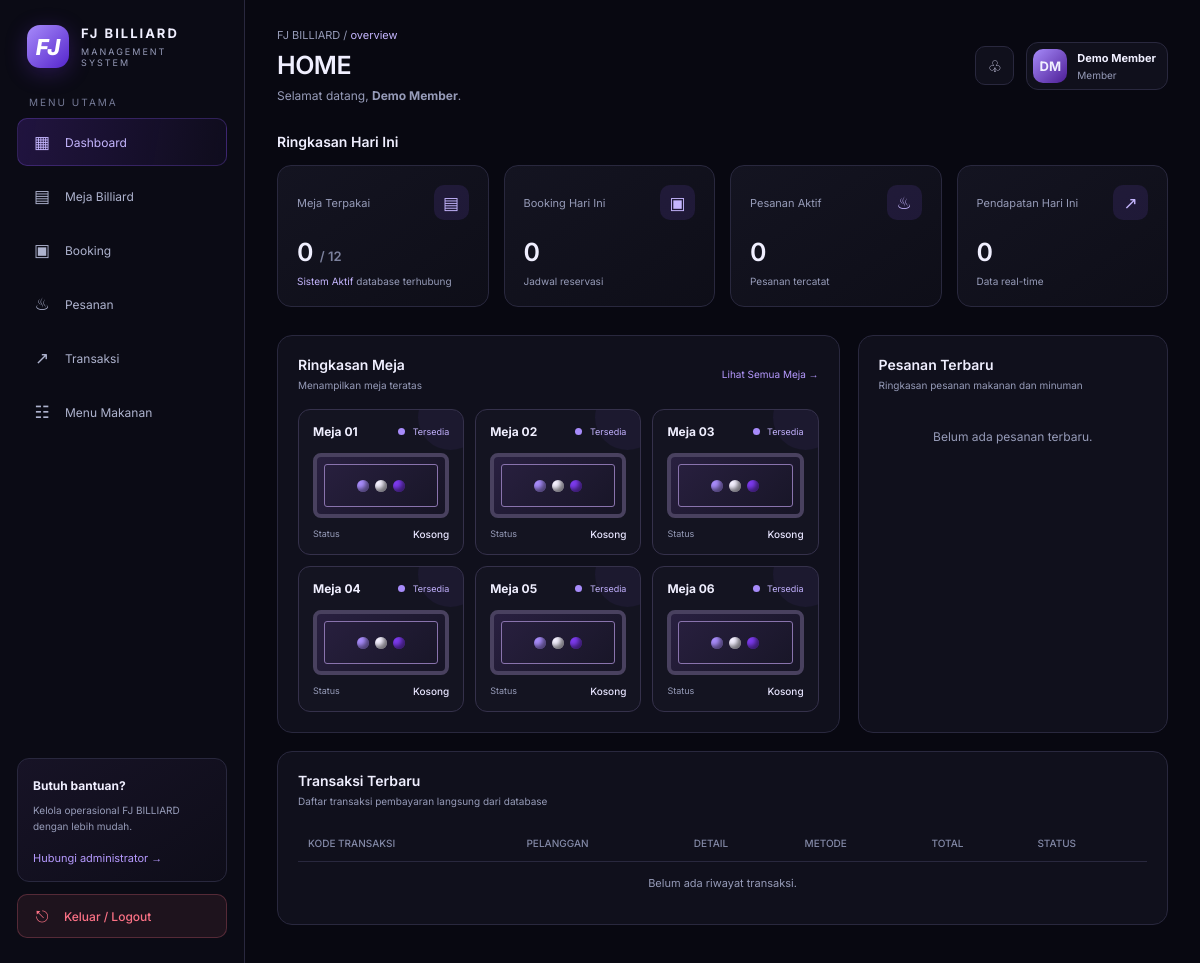
The app's page /dashboard (signed in) with its own data.
### tables this page shows
CREATE TABLE billiard_tables (
            id INTEGER PRIMARY KEY AUTOINCREMENT,
            table_number TEXT NOT NULL UNIQUE,
            is_active INTEGER NOT NULL DEFAULT 1
                CHECK (is_active IN (0, 1))
        );

### main.py (the view)
@app.route("/dashboard")
@login_required
def dashboard():
    conn = get_db()
    try:
        tables = conn.execute(
            "SELECT id, table_number, is_active FROM billiard_tables ORDER BY table_number"
        ).fetchall()
        recent_orders = conn.execute(
            """
            SELECT o.order_number, o.status,
                   COALESCE(u.full_name, 'Pelanggan Umum') as customer_name,
                   (SELECT SUM(quantity * unit_price) FROM order_items WHERE order_id = o.id) as total_price
            FROM orders o
            LEFT JOIN users u ON o.customer_id = u.id
            ORDER BY o.id DESC LIMIT 5
            """
        ).fetchall()
        recent_transactions = conn.execute(
            """
            SELECT p.payment_code, p.method, p.amount, p.status,
                   COALESCE(u.full_name, 'Pelanggan') as customer_name
            FROM payments p
            LEFT JOIN users u ON p.recorded_by = u.id
            ORDER BY p.id DESC LIMIT 5
            """
        ).fetchall()
        total_tables = len(tables)
        active_tables_count = conn.execute(
            "SELECT COUNT(DISTINCT table_id) FROM sessions WHERE status = 'active'"
        ).fetchone()[0]
    finally:
        conn.close()
    return render_template(
        "dashboard.html",
        nama=session.get("full_name", "Pengguna"),
        role=session.get("role", "member"),
        tables=tables,
        recent_orders=recent_orders,
        recent_transactions=recent_transactions,
        total_tables=total_tables,
        active_tables_count=active_tables_count
    )

### main.py (called while the page is built)
def get_db():
    conn = sqlite3.connect(DB_PATH)
    conn.row_factory = sqlite3.Row
    return conn

def login_required(view):
    @wraps(view)
    def wrapped(*args, **kwargs):
        if "user_id" not in session:
            return redirect(url_for("login"))
        return view(*args, **kwargs)
    return wrapped

### templates/dashboard.html (shortened to what this page needs)
<!DOCTYPE html>
<html lang="id">
<head>
</head>
<body data-user-name="{{ nama }}" data-user-role="{{ role }}">
  <div class="layout">
    <aside class="sidebar">
      <div class="brand">
        <div class="brand-icon">FJ</div>
        <div><strong>FJ BILLIARD</strong><small>MANAGEMENT SYSTEM</small></div>
      </div>
      <div>
        <div class="nav-label">MENU UTAMA</div>
        <nav class="nav" aria-label="Navigasi utama">
          <a href="/dashboard"><button class="active"><span class="nav-icon">▦</span>Dashboard</button></a>
          <a href="/meja"><button><span class="nav-icon">▤</span>Meja Billiard</button></a>
          <a href="/booking"><button><span class="nav-icon">▣</span>Booking</button></a>
          <a href="/pesanan"><button><span class="nav-icon">♨</span>Pesanan</button></a>
          <a href="/transaksi"><button><span class="nav-icon">↗</span>Transaksi</button></a>
          <a href="/menu"><button><span class="nav-icon">☷</span>Menu Makanan</button></a>
        </nav>
      </div>
      <div class="side-bottom">
        <div class="help-card">
          <strong>Butuh bantuan?</strong>
          <p>Kelola operasional FJ BILLIARD dengan lebih mudah.</p>
          <a href="#" id="helpLink">Hubungi administrator →</a>
        </div>
        <form action="/logout" method="POST" class="logout-form">
          <button type="submit" class="btn-logout">
            <span class="nav-icon">⎋</span>
            <span>Keluar / Logout</span>
          </button>
        </form>
      </div>
    </aside>
    <main class="main">
      <header class="topbar">
        <div>
          <div class="crumb">FJ BILLIARD / <span class="accent">overview</span></div>
          <h1 id="pageTitle">HOME</h1>
          <p class="welcome">Selamat datang, <strong id="userName">{{ nama }}</strong>.</p>
        </div>
        <div class="top-actions">
          <button class="icon-btn" id="notificationButton" title="Notifikasi">♧</button>
          <div class="profile">
            <div class="avatar" id="avatar">PG</div>
            <div><strong id="profileName">{{ nama }}</strong><small id="profileRole">{{ role | capitalize }}</small>
            </div>
          </div>
        </div>
      </header>
      <section>
        <h2 class="section-title">Ringkasan Hari Ini</h2>
        <div class="stats">
          <article class="stat">
            <div class="stat-head">Meja Terpakai <span class="stat-icon">▤</span></div>
            <div class="stat-value">{{ active_tables_count }} <span style="font-size:13px;color:#7c819d">/ {{
                total_tables }}</span></div>
            <div class="stat-foot"><span class="accent">Sistem Aktif</span> database terhubung</div>
          </article>
          <article class="stat">
            <div class="stat-head">Booking Hari Ini <span class="stat-icon">▣</span></div>
            <div class="stat-value">0</div>
            <div class="stat-foot">Jadwal reservasi</div>
          </article>
          <article class="stat">
            <div class="stat-head">Pesanan Aktif <span class="stat-icon">♨</span></div>
            <div class="stat-value">{{ recent_orders | length }}</div>
            <div class="stat-foot">Pesanan tercatat</div>
          </article>
          <article class="stat">
            <div class="stat-head">Pendapatan Hari Ini <span class="stat-icon">↗</span></div>
            <div class="stat-value">0</div>
            <div class="stat-foot">Data real-time</div>
          </article>
        </div>
      </section>
      <div class="content-grid">
        <section class="panel">
          <div class="panel-head">
            <div>
              <h2>Ringkasan Meja</h2>
              <p>Menampilkan meja teratas</p>
            </div>
            <a href="/meja" class="panel-link">Lihat Semua Meja →</a>
          </div>
          <div class="table-grid" id="tableGrid">
            {% for table in tables[:6] %}
            <article class="table-card" data-status="{{ 'busy' if not table['is_active'] else 'free' }}">
              <div class="table-top">
                <strong>Meja {{ table['table_number'] }}</strong>
                <span class="status {{ 'busy' if not table['is_active'] else '' }}">
                  <i class="dot {{ 'busy' if not table['is_active'] else 'free' }}"></i>
                  {{ 'Nonaktif' if not table['is_active'] else 'Tersedia' }}
                </span>
              </div>
              <div class="table-art">
                <div class="balls"><i class="ball"></i><i class="ball"></i><i class="ball"></i></div>
              </div>
              <div class="table-meta"><span>Status</span><b>{{ 'Maintenance' if not table['is_active'] else 'Kosong'
                  }}</b></div>
            </article>
            {% else %}
            <p class="empty-note" style="display:block;">Belum ada meja terdaftar.</p>
            {% endfor %}
          </div>
        </section>
        <section class="panel">
          <div class="panel-head">
            <div>
              <h2>Pesanan Terbaru</h2>
              <p>Ringkasan pesanan makanan dan minuman</p>
            </div>
          </div>
          <div class="orders">
            {% for order in recent_orders %}
            <div class="order">
              <div class="food-icon">♨</div>
              <div class="order-info">
                <strong>{{ order['order_number'] }}</strong>
                <small>{{ order['customer_name'] }}</small>
                <span class="badge {{ 'wait' if order['status'] == 'awaiting_payment' else '' }}">{{ order['status']
                  }}</span>
              </div>
              <div class="order-price">Rp {{ "{:,}".format(order['total_price'] or 0).replace(',', '.') }}</div>
            </div>
            {% else %}
            <p class="empty-note" style="display:block;">Belum ada pesanan terbaru.</p>
            {% endfor %}
          </div>
        </section>
      </div>
      <section class="panel transactions">
        <div class="panel-head">
          <div>
            <h2>Transaksi Terbaru</h2>
            <p>Daftar transaksi pembayaran langsung dari database</p>
          </div>
        </div>
        <div class="table-wrap">
          <table>
            <thead>
              <tr>
                <th>KODE TRANSAKSI</th>
                <th>PELANGGAN</th>
                <th>DETAIL</th>
                <th>METODE</th>
                <th>TOTAL</th>
                <th>STATUS</th>
              </tr>
            </thead>
            <tbody>
              {% for trx in recent_transactions %}
              <tr>
                <td>{{ trx['payment_code'] }}</td>
                <td>{{ trx['customer_name'] }}</td>
                <td>Pembayaran Billiard</td>
                <td>{{ trx['method'] | upper }}</td>
                <td>Rp {{ "{:,}".format(trx['amount']).replace(',', '.') }}</td>
                <td><span class="paid">{{ trx['status'] }}</span></td>
              </tr>
              {% else %}
              <tr>
                <td colspan="6" style="text-align: center; color: var(--muted);">Belum ada riwayat transaksi.</td>
              </tr>
              {% endfor %}
            </tbody>
          </table>
        </div>
      </section>
    </main>
  </div>
</body>
</html>

### records on screen
billiard_tables: table_number "01", is_active "Tersedia", is_active "Kosong"
billiard_tables: table_number "02", is_active "Tersedia", is_active "Kosong"
billiard_tables: table_number "03", is_active "Tersedia", is_active "Kosong"
billiard_tables: table_number "04", is_active "Tersedia", is_active "Kosong"
billiard_tables: table_number "05", is_active "Tersedia", is_active "Kosong"
billiard_tables: table_number "06", is_active "Tersedia", is_active "Kosong"

### other values on screen
{{ active_tables_count }} "0"
{{ total_tables }} "12"
{{ recent_orders | length }} "0"
